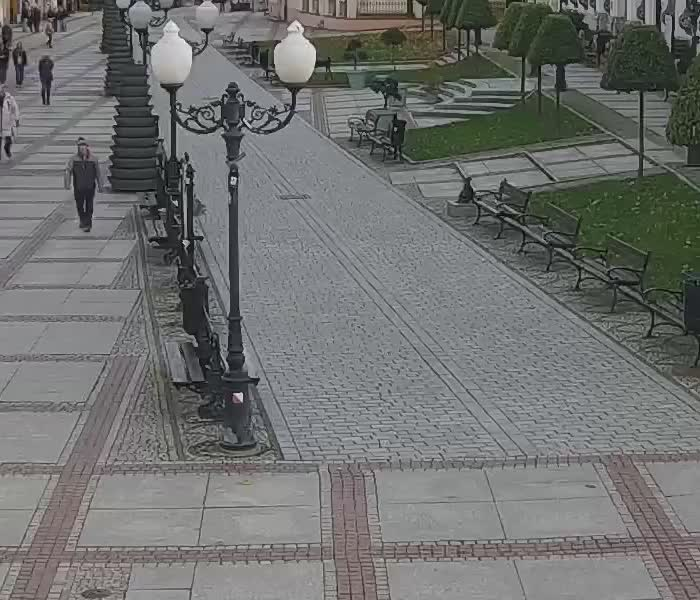
#> input picture data/jg.jpg, 700 x 600 px, found by its file name
$ jupyter execute distance_conversion.ipynb
#> lines starting #> are read from the running program, lines starting #| are printed output that depends on the picture
## Converting distance from pixels to meters and back

[cell 1]
import matplotlib.pyplot as plt
import numpy as np
import cv2

Read one frame from videos

[cell 2]
plan = cv2.imread('..\data\jg.jpg')
#> plan is the input picture: shape (600, 700, 3); mean B, G, R 111.7, 113.1, 111.5

[cell 3]
X = np.linspace(0, plan.shape[1])
#> X = 50 values from 0 to 700
right_border = lambda x: - 110 + .68 * x

axes = np.array([151, 163, 175, 188, 202, 218, 235, 260, 285, 318, 358, 405, 470, 555])

Annotate frame with horizontal lines. In reality, distance between two horizontal lines is equal to around 2.5 meters.

[cell 4]
plt.figure(figsize=(10, 10))
plt.imshow(plan)
plt.plot(X, right_border(X), 'r-')
for y in axes:
    plt.axhline(y=y, color='r', linestyle='-')
plt.ylim(plan.shape[0], 0)
plt.xlim(0, plan.shape[1])
plt.xticks(np.arange(0, plan.shape[1], 50))
plt.yticks(np.arange(0, plan.shape[0], 50))
plt.show()
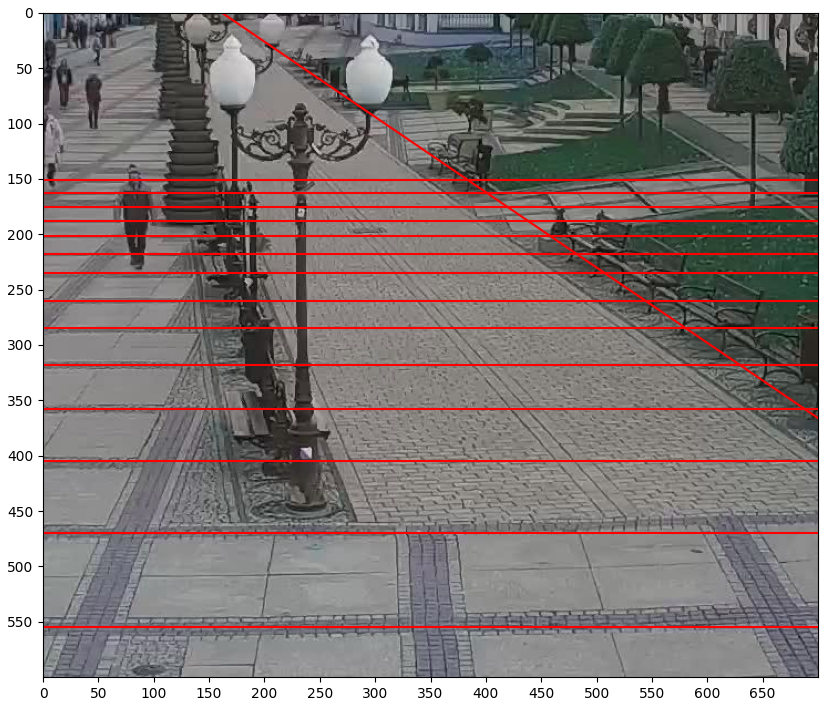
#> figure drawn by matplotlib, 1 panel; B, G, R data is drawn as R, G, B

Having annotated the frame and bearing the real distances in mind, we can calculate the approximate function for conversion pixels to meters and back.

[cell 5]
steps = np.linspace(0, 32, 14)

p = np.polyfit(axes, steps, 3)

plt.plot(axes, steps, "o")
plt.plot(axes, np.polyval(p, axes), "-")
plt.title(f"{p[0]:.4f}x^3 + {p[1]:.4f}x^2 + {p[2]:.4f}x + {p[3]:.4f}")
plt.xlabel("Pixels from top border")
plt.ylabel("Meters from top border")
plt.show()
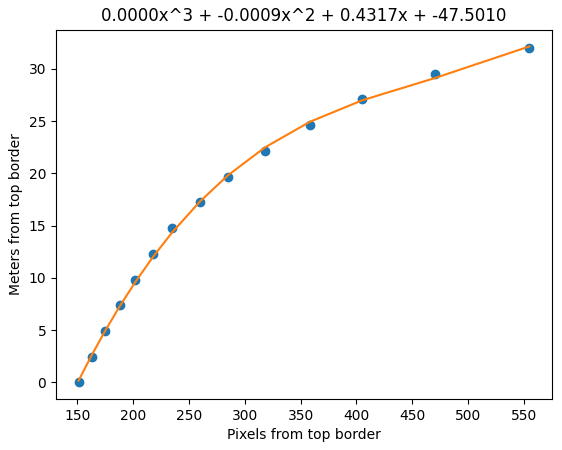
#> figure drawn by matplotlib, 1 panel; curve peaks at x = 555, y = 32; curve peaks at x = 555, y = 32.16

[cell 6]
p = np.polyfit(steps, axes, 3)

plt.plot(steps, axes, "o")
plt.plot(steps, np.polyval(p, steps), "-")
plt.title(f"{p[0]:.4f}x^3 + {p[1]:.4f}x^2 + {p[2]:.4f}x + {p[3]:.4f}")
plt.xlabel("Meters from top border")
plt.ylabel("Pixels from top border")
plt.show()
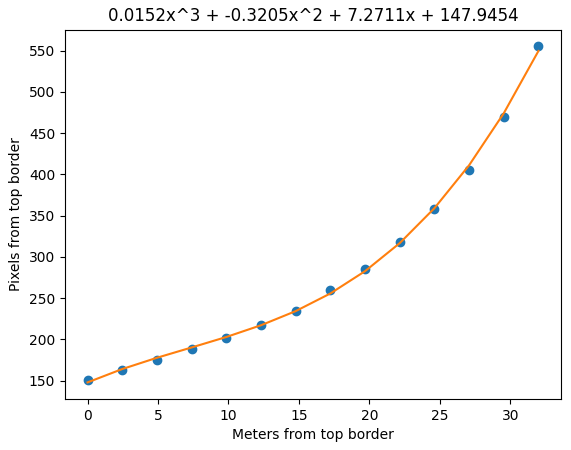
#> figure drawn by matplotlib, 1 panel; curve peaks at x = 32, y = 555; curve peaks at x = 32, y = 549.5

[cell 7]
right_border_x = (axes + 110) / 0.68

p = np.polyfit(axes, right_border_x, 1)

plt.plot(axes, right_border_x, "o")
plt.plot(axes, np.polyval(p, axes), "-")
plt.title(f"{p[0]:.4f}x + {p[1]:.4f}")
plt.xlabel("Pixels from top border")
plt.ylabel("Plan width in pixels")
plt.ylim(right_border_x[0], right_border_x[-1])
plt.show()
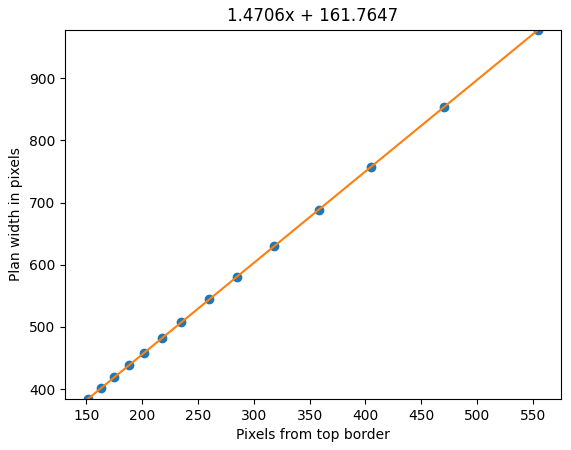
#> figure drawn by matplotlib, 1 panel; curve peaks at x = 555, y = 977.9; curve peaks at x = 555, y = 977.9

$ run again, with data/app_predicting.png saved as data/jg.jpg
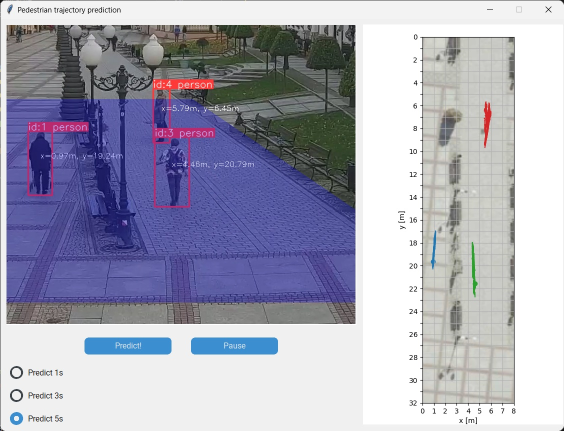
#> input picture data/app_predicting.png, 1127 x 861 px, found by its file name (shown at 1/2 size)
#> plan is the input picture: shape (861, 1127, 3); mean B, G, R 183.9, 167.1, 166.9
#> `plt.show()`:
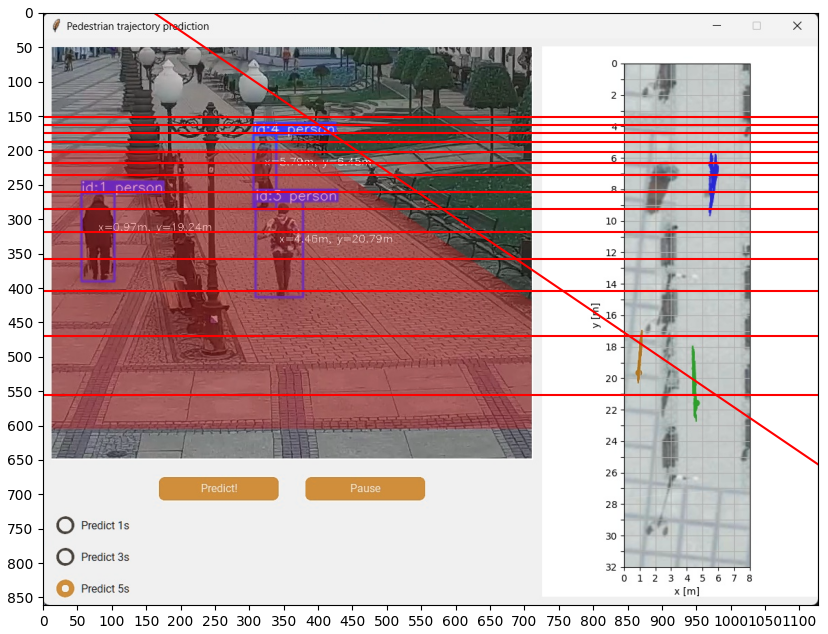
#> figure drawn by matplotlib, 1 panel; B, G, R data is drawn as R, G, B
